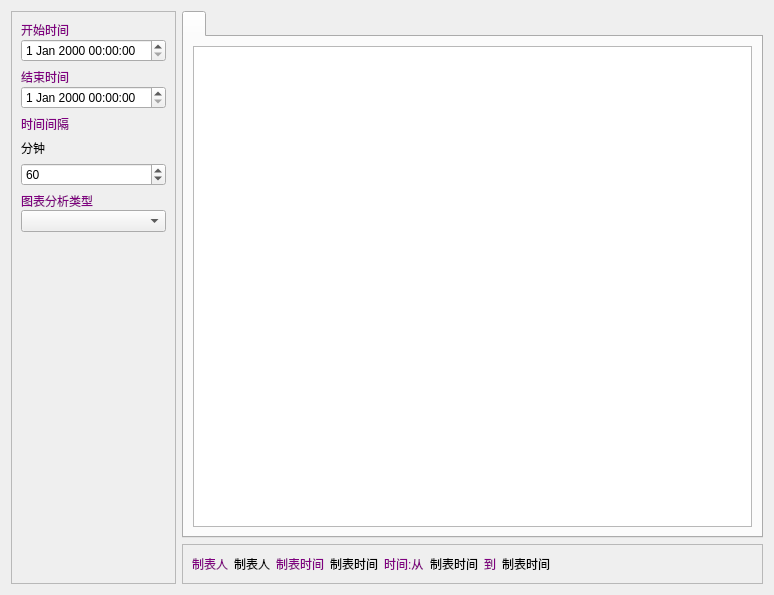
<?xml version="1.0" encoding="UTF-8"?>
<ui version="4.0">
 <class>w_rpt_report_periodbusinessanalysis_Dialog</class>
 <widget class="QDialog" name="w_rpt_report_periodbusinessanalysis_Dialog">
  <property name="geometry">
   <rect>
    <x>0</x>
    <y>0</y>
    <width>774</width>
    <height>595</height>
   </rect>
  </property>
  <property name="windowTitle">
   <string>Dialog</string>
  </property>
  <layout class="QHBoxLayout" name="horizontalLayout">
   <item>
    <widget class="QFrame" name="frame">
     <property name="minimumSize">
      <size>
       <width>0</width>
       <height>0</height>
      </size>
     </property>
     <property name="maximumSize">
      <size>
       <width>16777215</width>
       <height>16777215</height>
      </size>
     </property>
     <property name="frameShape">
      <enum>QFrame::StyledPanel</enum>
     </property>
     <property name="frameShadow">
      <enum>QFrame::Raised</enum>
     </property>
     <layout class="QVBoxLayout" name="verticalLayout" stretch="0,0,0,0,0,0,0,0">
      <item>
       <layout class="QVBoxLayout" name="verticalLayout_2">
        <property name="spacing">
         <number>0</number>
        </property>
        <item>
         <widget class="QLabel" name="label">
          <property name="styleSheet">
           <string notr="true">color:purple;</string>
          </property>
          <property name="text">
           <string>开始时间</string>
          </property>
         </widget>
        </item>
        <item>
         <widget class="lds_datetimeEdit" name="dateTimeEdit"/>
        </item>
       </layout>
      </item>
      <item>
       <layout class="QVBoxLayout" name="verticalLayout_3">
        <property name="spacing">
         <number>0</number>
        </property>
        <item>
         <widget class="QLabel" name="label_2">
          <property name="styleSheet">
           <string notr="true">color:purple;</string>
          </property>
          <property name="text">
           <string>结束时间</string>
          </property>
         </widget>
        </item>
        <item>
         <widget class="lds_datetimeEdit" name="dateTimeEdit_2"/>
        </item>
       </layout>
      </item>
      <item>
       <widget class="QLabel" name="label_3">
        <property name="styleSheet">
         <string notr="true">color:purple;</string>
        </property>
        <property name="text">
         <string>时间间隔</string>
        </property>
       </widget>
      </item>
      <item>
       <widget class="QLabel" name="label_4">
        <property name="text">
         <string>分钟</string>
        </property>
       </widget>
      </item>
      <item>
       <widget class="QSpinBox" name="spinBox_period">
        <property name="value">
         <number>60</number>
        </property>
       </widget>
      </item>
      <item>
       <layout class="QVBoxLayout" name="verticalLayout_6">
        <property name="spacing">
         <number>0</number>
        </property>
        <item>
         <widget class="QLabel" name="label_5">
          <property name="styleSheet">
           <string notr="true">color:purple;</string>
          </property>
          <property name="text">
           <string>图表分析类型</string>
          </property>
         </widget>
        </item>
        <item>
         <widget class="lds_ComboBox" name="comboBox_charttype"/>
        </item>
       </layout>
      </item>
      <item>
       <widget class="lds_toolbar" name="widget"/>
      </item>
      <item>
       <spacer name="verticalSpacer">
        <property name="orientation">
         <enum>Qt::Vertical</enum>
        </property>
        <property name="sizeHint" stdset="0">
         <size>
          <width>20</width>
          <height>40</height>
         </size>
        </property>
       </spacer>
      </item>
     </layout>
    </widget>
   </item>
   <item>
    <layout class="QVBoxLayout" name="verticalLayout_5">
     <item>
      <widget class="QTabWidget" name="tabWidget">
       <property name="currentIndex">
        <number>0</number>
       </property>
       <widget class="QWidget" name="tab">
        <attribute name="title">
         <string/>
        </attribute>
        <layout class="QVBoxLayout" name="verticalLayout_4">
         <item>
          <widget class="lds_tableview_sum" name="tableView"/>
         </item>
        </layout>
       </widget>
      </widget>
     </item>
     <item>
      <widget class="QFrame" name="frame_3">
       <property name="frameShape">
        <enum>QFrame::StyledPanel</enum>
       </property>
       <property name="frameShadow">
        <enum>QFrame::Raised</enum>
       </property>
       <layout class="QHBoxLayout" name="horizontalLayout_3">
        <item>
         <widget class="QLabel" name="label_16">
          <property name="styleSheet">
           <string notr="true">color:purple;</string>
          </property>
          <property name="text">
           <string>制表人</string>
          </property>
         </widget>
        </item>
        <item>
         <widget class="QLabel" name="label_operator">
          <property name="text">
           <string>制表人</string>
          </property>
         </widget>
        </item>
        <item>
         <widget class="QLabel" name="label_17">
          <property name="styleSheet">
           <string notr="true">color:purple;</string>
          </property>
          <property name="text">
           <string>制表时间</string>
          </property>
         </widget>
        </item>
        <item>
         <widget class="QLabel" name="label_operattime">
          <property name="text">
           <string>制表时间</string>
          </property>
         </widget>
        </item>
        <item>
         <widget class="QLabel" name="label_18">
          <property name="styleSheet">
           <string notr="true">color:purple;</string>
          </property>
          <property name="text">
           <string>时间:从</string>
          </property>
         </widget>
        </item>
        <item>
         <widget class="QLabel" name="label_timefrom">
          <property name="text">
           <string>制表时间</string>
          </property>
         </widget>
        </item>
        <item>
         <widget class="QLabel" name="label_19">
          <property name="styleSheet">
           <string notr="true">color:purple;</string>
          </property>
          <property name="text">
           <string>到</string>
          </property>
         </widget>
        </item>
        <item>
         <widget class="QLabel" name="label_timeto">
          <property name="text">
           <string>制表时间</string>
          </property>
         </widget>
        </item>
        <item>
         <spacer name="horizontalSpacer_2">
          <property name="orientation">
           <enum>Qt::Horizontal</enum>
          </property>
          <property name="sizeHint" stdset="0">
           <size>
            <width>40</width>
            <height>20</height>
           </size>
          </property>
         </spacer>
        </item>
       </layout>
      </widget>
     </item>
    </layout>
   </item>
  </layout>
 </widget>
 <customwidgets>
  <customwidget>
   <class>lds_toolbar</class>
   <extends>QFrame</extends>
   <header>lds_toolbar.h</header>
   <container>1</container>
  </customwidget>
  <customwidget>
   <class>lds_tableview_sum</class>
   <extends>QTableView</extends>
   <header>lds_tableview_sum.h</header>
  </customwidget>
  <customwidget>
   <class>lds_datetimeEdit</class>
   <extends>QDateTimeEdit</extends>
   <header>lds_datetimeedit.h</header>
  </customwidget>
  <customwidget>
   <class>lds_ComboBox</class>
   <extends>QComboBox</extends>
   <header>lds_combobox.h</header>
  </customwidget>
 </customwidgets>
 <tabstops>
  <tabstop>comboBox_charttype</tabstop>
  <tabstop>dateTimeEdit</tabstop>
  <tabstop>dateTimeEdit_2</tabstop>
  <tabstop>tableView</tabstop>
  <tabstop>tabWidget</tabstop>
  <tabstop>spinBox_period</tabstop>
 </tabstops>
 <resources/>
 <connections/>
</ui>
